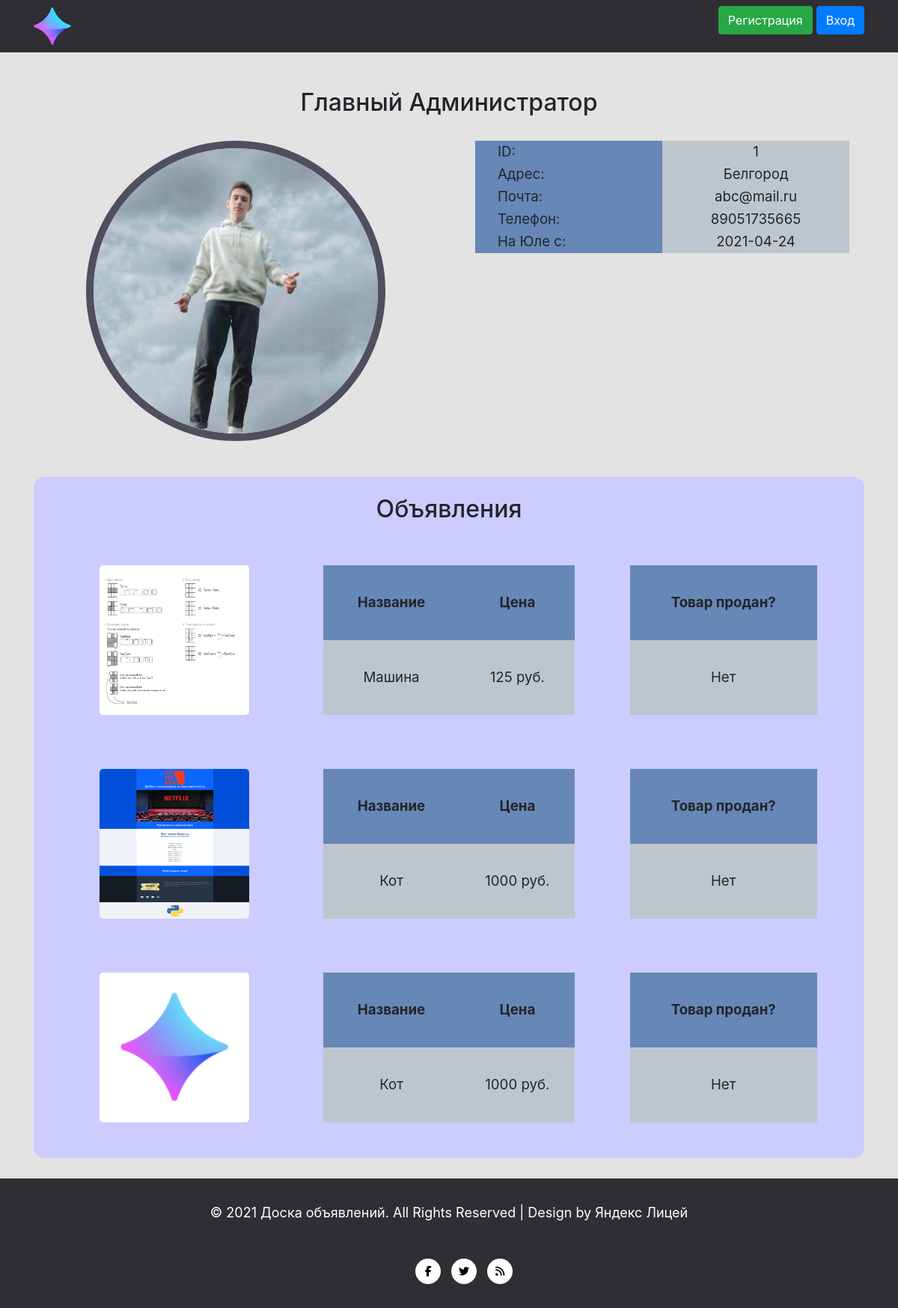
Page /user/1 on the committed database.
### data/users.py (models this page shows, shortened)
class User(SqlAlchemyBase, UserMixin, SerializerMixin):
    __tablename__ = 'users'
    id = sqlalchemy.Column(sqlalchemy.Integer, primary_key=True, autoincrement=True)
    surname = sqlalchemy.Column(sqlalchemy.String, nullable=True)
    name = sqlalchemy.Column(sqlalchemy.String, nullable=True)
    address = sqlalchemy.Column(sqlalchemy.String, nullable=True)
    email = sqlalchemy.Column(sqlalchemy.String, index=True, unique=True, nullable=True)
    hashed_password = sqlalchemy.Column(sqlalchemy.String, nullable=True)
    modifed_date = sqlalchemy.Column(sqlalchemy.String, default=datetime.date.today())
    tel = sqlalchemy.Column(sqlalchemy.String, nullable=False)
    img = sqlalchemy.Column(sqlalchemy.String, nullable=True)
    code = sqlalchemy.Column(sqlalchemy.String, nullable=True)
    is_good = sqlalchemy.Column(sqlalchemy.String)
    products = orm.relation("Products", back_populates='user')
    chats = orm.relation("Chat", back_populates='user')

### data/product.py (models this page shows, shortened)
class Products(SqlAlchemyBase, SerializerMixin):
    __tablename__ = 'products'
    id = sqlalchemy.Column(sqlalchemy.Integer, primary_key=True, autoincrement=True)
    product = sqlalchemy.Column(sqlalchemy.String, nullable=True)
    price = sqlalchemy.Column(sqlalchemy.Integer, nullable=True, default=0)
    start_date = sqlalchemy.Column(sqlalchemy.String, default=datetime.date.today())
    is_finished = sqlalchemy.Column(sqlalchemy.Boolean, default=True)
    leader = sqlalchemy.Column(sqlalchemy.Integer, sqlalchemy.ForeignKey("users.id"))
    img = sqlalchemy.Column(sqlalchemy.String, nullable=True)
    opisanie = sqlalchemy.Column(sqlalchemy.String, nullable=True)
    user = orm.relation('User')

### main.py (the view)
@app.route("/user/<int:id>", methods=['GET', 'POST'])
def user_pos(id):
    db_sess = db_session.create_session()
    user = db_sess.query(User).filter(User.id == id).first()
    if user is None:
        return redirect("/")
    return render_template('user.html', user=user, title='User')

### data/db_session.py (called while the page is built)
def create_session() -> Session:
    global __factory
    return __factory()

### templates/user.html (shortened to what this page needs)
{% extends "base.html" %}
{% block content %}
<br><br>
<h2 align="center">{{ user.surname }} {{ user.name }}</h2><br>
<div class="row" align="center">
    <div class="col">
        {% if current_user.id == user.id or current_user.id == 1 %}
        {% if user.img != "0" %}
        <img class="user" align="center" src="{{ url_for('static', filename=user.img) }}"
             alt="здесь должна была быть картинка, но не нашлась" width="400">
        <a class="nav-link" href="/add_photo"><h5>Изменить фото профиля</h5></a>
        {% else %}
        <img class="user" align="center" src="{{ url_for('static', filename='img/site/anon.png') }}"
             alt="здесь должна была быть картинка, но не нашлась" width="400">
        <a class="nav-link" href="/add_photo"><h5>Добавить фото профиля</h5></a>
        {% endif %}
        {% else %}
        <img class="user" align="center" src="{{ url_for('static', filename=user.img) }}"
             alt="здесь должна была быть картинка, но не нашлась" width="400">
        {% endif %}
    </div>
    <div class="col">
        <table class="my_table" align="center">
            <tr class="my_row">
                <td class="title" width="200px" bgcolor="#dddddd">ID:</td>
                <td class="ordinary" width="200px" bgcolor="#eeffee" align="center">{{ user.id }}</td>
            </tr>
            <tr class="my_row">
                <td class="title" width="200px" bgcolor="#dddddd">Адрес:</td>
                <td class="ordinary" width="200px" bgcolor="#eeffee" align="center">{{ user.address }}</td>
            </tr>
            <tr class="my_row">
                <td class="title" width="200px" bgcolor="#dddddd">Почта:</td>
                <td class="ordinary" width="200px" bgcolor="#eeffee" align="center">{{ user.email }}</td>
            </tr>
            <tr class="my_row">
                <td class="title" width="200px" bgcolor="#dddddd">Телефон:</td>
                <td class="ordinary" width="200px" bgcolor="#eeffee" align="center">{{ user.tel }}</td>
            </tr>
            <tr class="my_row">
                <td class="title" width="200px" bgcolor="#dddddd">На Юле с:</td>
                <td class="ordinary" width="200px" bgcolor="#eeffee" align="center">{{ user.modifed_date }}</td>
            </tr>
        </table>
    </div>
</div>
<br>
<br>
{% if current_user.id == user.id or current_user.id == 1 %}
<div class="user">
    <br>
    <div align="center">
        <h2>Объявления</h2>
    </div>
    {% for product in user.products %}
    <br>
    <div class="prod">
        <br>
        <div class="row" align="center">
            <div class="col">
                <a href="/product/{{ product.id }}">
                    <img class="prod" align="center" src="{{ url_for('static', filename=product.img) }}"
                         alt="здесь должна была быть картинка, но не нашлась" height="200" width="200">
                </a>
            </div>
            <div class="col">
                <table class="my">
                    <tr class="my_row">
                        <td class="title" height="100" align="center"><strong>Название</strong></td>
                        <td class="title" height="100" align="center"><strong>Цена</strong></td>
                        <td class="title" height="100" align="center"><strong>Товар продан?</strong></td>
                    </tr>
                    <tr class="my_row">
                        {% set a = "/user/" %}
                        <td class="ordinary" height="100" align="center">{{ product.product.capitalize()[:10] }}</td>
                        <td class="ordinary" height="100" align="center">{{ product.price }} руб.</td>
                        {% if product.is_finished %}
                        <td class="ordinaryes" height="100" align="center">Да</td>
                        {% else %}
                        <td class="ordinary" height="100" align="center">Нет</td>
                        {% endif %}
                    </tr>
                </table>
            </div>
            <div class="col">
                {% set a = "/edit_product/" %}
                {% set b = "/del_product/" %}
                {% set c = "/ok_product/" %}
                <p>
                    <br>
                    <a class="btn btn-primary btn-lg btn-block" href="{{ a }}{{ product.id }}">Редактировать</a>
                    <a class="btn btn-danger btn-lg btn-block" href="{{ b }}{{ product.id }}">Удалить</a>
                    {% if not product.is_finished %}
                    <a class="btn btn-success btn-lg btn-block" href="{{ c }}{{ product.id }}">Продано</a>
                    {% endif %}
                </p>
            </div>
        </div>
        <br>
    </div>
    {% endfor %}
    <br>
    <div align="center">
        <a class="btn btn-success btn-lg" href="/add_product">Создать объявление</a></div>
    <br>
</div>
{% else %}
<div class="user">
    <br>
    <div align="center">
        <h2>Объявления</h2>
    </div>
    {% for product in user.products %}
    <br>
    <div class="prod">
        <br>
        <div class="row" align="center">
            <div class="col">
                <a href="/product/{{ product.id }}">
                    <img class="prod" align="center" src="{{ url_for('static', filename=product.img) }}"
                         alt="здесь должна была быть картинка, но не нашлась" height="200" width="200">
                </a>
            </div>
            <div class="col">
                <table class="my">
                    <tr class="my_row">
                        <td class="title" height="100" align="center"><strong>Название</strong></td>
                        <td class="title" height="100" align="center"><strong>Цена</strong></td>
                    </tr>
                    <tr class="my_row">
                        {% set a = "/user/" %}
                        <td class="ordinary" height="100" align="center">{{ product.product.capitalize() }}</td>
                        <td class="ordinary" height="100" align="center">{{ product.price }} руб.</td>
                    </tr>
                </table>
            </div>
            <div class="col">
                <table class="my">
                    <tr>
                        <td class="title" height="100" align="center"><strong>Товар продан?</strong></td>
                    </tr>
                    <tr>
                        {% if product.is_finished %}
                        <td class="ordinaryes" height="100" align="center">Да</td>
                        {% else %}
                        <td class="ordinary" height="100" align="center">Нет</td>
                        {% endif %}
                    </tr>
                </table>
            </div>
        </div>
        <br>
    </div>
    {% endfor %}
    <br>
</div>
{% endif %}
{% endblock %}

### templates/base.html (shortened to what this page needs)
<!DOCTYPE html>
<html lang="ru">
<head>
    <link rel="stylesheet" href="https://stackpath.bootstrapcdn.com/bootstrap/4.4.1/css/bootstrap.min.css"
>
    <link rel="stylesheet" href="/static/css/style.css"/>
</head>
<body>
<header>
    <nav class="navbar navbar-expand-lg navbar-dark" style="background-color: #2f2e33; height: 70px">
        <div class="container">
            <a href="/"><img class="d-inline-block align-top"
                             src="{{ url_for('static', filename='img/site/icon1.png') }}" height="50" alt=""></a>
            <div class="collapse navbar-collapse" id="navbarText">
                <br>
                {% if current_user.is_authenticated %}
                    <p>
                        <a class="btn btn-secondary" href="/logout">Выход</a>
                    </p>
                {% else %}
                    <p>
                        <a class="btn btn-success" href="/register">Регистрация</a>
                        <a class="btn btn-primary" href="/login">Вход</a>
                    </p>{% endif %}
            </div>
        </div>
    </nav>
</header>
<div class="wrapper">
    <div class="content">
        <main role="main" class="container">
            {% block content %}{% endblock %}
        </main>
    </div>
    <footer class="py-3">
        <div class="copy-bottom-txt text-center py-3">
            <p>
                © 2021 Доска объявлений. All Rights Reserved | Design by Яндекс Лицей</a>
            </p>
        </div>
        <div class="social-icons mt-lg-3 mt-2 text-center">
            <ul>
                <li><a href="#"><span class="fa fa-facebook"></span></a></li>
                <li><a href="#"><span class="fa fa-twitter"></span></a></li>
                <li><a href="#"><span class="fa fa-rss"></span></a></li>
            </ul>
        </div>
    </footer>
</div>
</body>
</html>

### static/css/style.css (style rules this page uses)
td.title { background-color: #6787b7; align: center; font-size: 14pt; padding-left: 30px; padding-right: 30px; width: 250px; }
td.ordinary { background-color: #bec6cd; align: center; font-size: 14pt; padding-left: 30px; padding-right: 30px; width: 250px; }
p { font-size: 14pt; }
img.user { border: 10px solid #4f4f5d; border-radius: 50% }
img.prod { border-radius: 5px }
div.row { display: flex; }
div.col { flex-grow: 3; }
body { background: #e3e3e3; height: 100%; }
html { height: 100%; }
div.prod { background: #CCCCFF; border-radius: 10px; margin-left: 20px; margin-right: 20px; padding-right: 0px; padding-left: 0px; }
div.user { background: #CCCCFF; border-radius: 15px; width: 100%; }
footer { background: #2f2e33; position: absolute; left: 0px; bottom: 0px; min-width: 100%; }
.social-icons ul { list-style: none; display: flex; justify-content: center; }
.social-icons ul li a span { color: #000; width: 34px; background: #fff; height: 34px; text-align: center; line-height: 34px; border-radius: 20px; margin: 0 2px; font-size: 14px; transition: 0.5s all; -webkit-transition: 0.5s all; -moz-transition: 0.5s all; }
.copy-bottom-txt p { font-size: 18px; color: #fff; }
.social-icons ul li:nth-child(2) { margin: 0 10px; }
.wrapper { position: relative; min-height: 100%; }
.content { padding-bottom: 200px; }

### rows in the picture
User: surname "Главный", name "Администратор", img (picture), id "1", address "Белгород", email "abc@mail.ru", tel "89051735665", modifed_date "2021-04-24"
Products: img (picture), product "Машина", price "125", is_finished "Нет"
Products: img (picture), product "Кот", price "1000", is_finished "Нет"
Products: img (picture), product "Кот", price "1000", is_finished "Нет"
